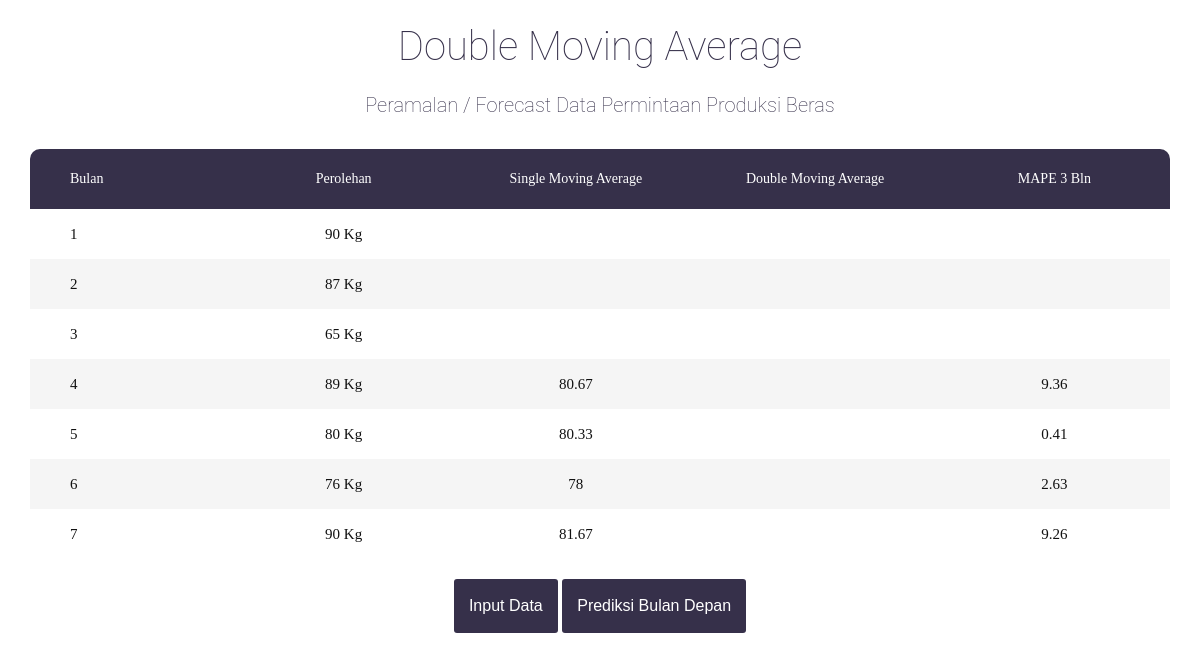
The page /lihat_data.php on the database as committed earlier.
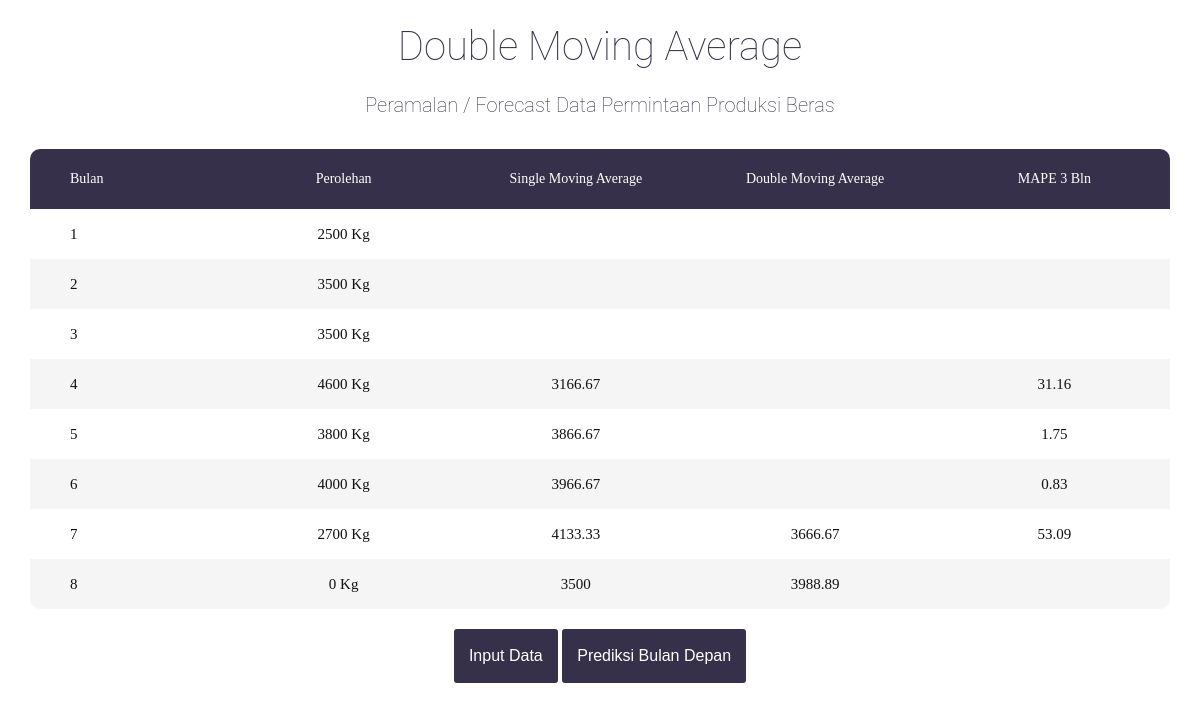
The same page on the database as committed later.
### tables this page shows
CREATE TABLE `simple_moving` (
  `id` int(11) NOT NULL,
  `fore_3` double DEFAULT NULL,
  `fore_6` double DEFAULT NULL,
  `doublefore_3` double DEFAULT NULL,
  `mad_3` double DEFAULT NULL,
  `mad_6` double DEFAULT NULL,
  `mse_3` double DEFAULT NULL,
  `mse_6` double DEFAULT NULL,
  `mape_3` double DEFAULT NULL,
  `mape_6` double DEFAULT NULL,
  `perolehan` int(11) DEFAULT 0,
  `flag_fore3` varchar(20) DEFAULT NULL
);

### lihat_data.php (the view, shortened to what this page needs)
<?php
require 'connect.php';
$records = array();
$result = $db->query("SELECT * FROM simple_moving");
if ($result) {
	if ($result->num_rows){
		while ($row = $result->fetch_object()){
			$records[] = $row;
		}
	}
}
?>
<!DOCTYPE html>
<html lang="en">
<head>
	<link rel="stylesheet" type="text/css" href="vendor/bootstrap/css/bootstrap.min.css">
	<link rel="stylesheet" type="text/css" href="fonts/font-awesome-4.7.0/css/font-awesome.min.css">
	<link rel="stylesheet" type="text/css" href="vendor/animate/animate.css">
	<link rel="stylesheet" type="text/css" href="vendor/select2/select2.min.css">
	<link rel="stylesheet" type="text/css" href="vendor/perfect-scrollbar/perfect-scrollbar.css">
	<link rel="stylesheet" type="text/css" href="css/util.css">
	<link rel="stylesheet" type="text/css" href="css/main.css">
</head>
<body>
	<div class="limiter">
		<h1 class="judul">Double Moving Average</h1>
		<h5 class="subJudul">Peramalan / Forecast Data Permintaan Produksi Beras</h5>
		<div class="container-table100">
			<div class="wrap-table100">
				<?php if (!count($records)) {
					echo "<p class='subJudul'> No Records </p>";
				} else {
				?>
				<div class="table100">
					<table>
						<thead>
							<tr class="table100-head">
								<th class="column1">Bulan</th>
								<th class="column2">Perolehan</th>
								<th class="column3">Single Moving Average</th>
								<th class="column4">Double Moving Average</th>
								<th class="column9">MAPE 3 Bln</th>
							</tr>
						</thead>
						<tbody>
							<?php $i = 1; ?>
							<?php foreach ($records as $r) { ?>
								<tr>
									<td class="column1"><?php echo $i; ?></td>
									<td class="column2"><?php echo $r->perolehan . " Kg"; ?></td>
									<td class="column3"><?php echo $r->fore_3; ?></td>
									<td class="column4"><?php echo $r->doublefore_3; ?></td>
									<td class="column7"><?php echo $r->mape_3; ?></td>
								</tr>
								<?php $i++ ?>
							<?php } ?>
						</tbody>
					</table>
				</div>
				<?php } ?>
					<div class="nengah">
						<form action="" method="post">
							<button class="purple-bg" name="input" onclick="showPrompt()">Input Data</button>
							<button class="purple-bg" name="prediksi">Prediksi Bulan Depan</button>
						</form>
					</div>
				</div>
			</div>
		</div>
</body>
</html>

### css/main.css (style rules this page uses)
* { margin: 0px; padding: 0px; box-sizing: border-box; }
body, html { height: 100%; font-family: sans-serif; }
h1,h2,h3,h4,h5,h6 { margin: 0px; }
button { outline: none !important; border: none; background: transparent; }
.judul { margin: 0px; text-align: center; padding: 25px; color: #36304a; font-family: "Roboto", Helvetica, sans-serif; font-weight: 100; }
.subJudul { text-align: center; color: #36304a; font-family: "Roboto", Helvetica, sans-serif; font-weight: 100; }
.limiter { width: 100%; margin: 0 auto; }
.container-table100 { width: 100%; display: -webkit-box; display: -webkit-flex; display: -moz-box; display: -ms-flexbox; display: flex; align-items: center; justify-content: center; flex-wrap: wrap; padding: 33px 30px; }
.wrap-table100 { width: 1170px; }
table { border-spacing: 1; border-collapse: collapse; background: white; border-radius: 10px; overflow: hidden; width: 100%; margin: 0 auto; position: relative; }
table * { position: relative; }
table td, table th { padding-left: 8px; }
table thead tr { height: 60px; background: #36304a; }
table tbody tr { height: 50px; }
table tbody tr:last-child { border: 0; }
table td, table th { text-align: left; }
.table100-head th { font-family: OpenSans-Regular; font-size: 14px; color: #fff; line-height: 1.2; font-weight: unset; }
tbody tr:nth-child(even) { background-color: #f5f5f5; }
tbody tr { font-family: OpenSans-Regular; font-size: 15px; color: #111111; line-height: 1.2; font-weight: unset; }
.column1 { width: 140px; padding-left: 40px; }
.column2 { width: 160px; text-align: center; }
.column3 { width: 170px; text-align: center; }
.column4 { width: 170px; text-align: center; }
.column7 { width: 170px; text-align: center; }
.column9 { width: 170px; text-align: center; }
.nengah { margin-top: 20px; text-align: center; }
.purple-bg { background: #36304a; color: white; padding: 15px; border-radius: 3px; }

Rows that differ between the two databases and show on the page:
removed simple_moving: perolehan "90"
removed simple_moving: perolehan "87"
removed simple_moving: perolehan "65"
removed simple_moving: perolehan "89", fore_3 "80.67", mape_3 "9.36"
removed simple_moving: perolehan "80", fore_3 "80.33", mape_3 "0.41"
removed simple_moving: perolehan "76", fore_3 "78", mape_3 "2.63"
removed simple_moving: perolehan "90", fore_3 "81.67", mape_3 "9.26"
added simple_moving: perolehan "2500"
added simple_moving: perolehan "3500"
added simple_moving: perolehan "3500"
added simple_moving: perolehan "4600", fore_3 "3166.67", mape_3 "31.16"
added simple_moving: perolehan "3800", fore_3 "3866.67", mape_3 "1.75"
added simple_moving: perolehan "4000", fore_3 "3966.67", mape_3 "0.83"
added simple_moving: perolehan "2700", fore_3 "4133.33", doublefore_3 "3666.67", mape_3 "53.09"
added simple_moving: perolehan "0", fore_3 "3500", doublefore_3 "3988.89"
